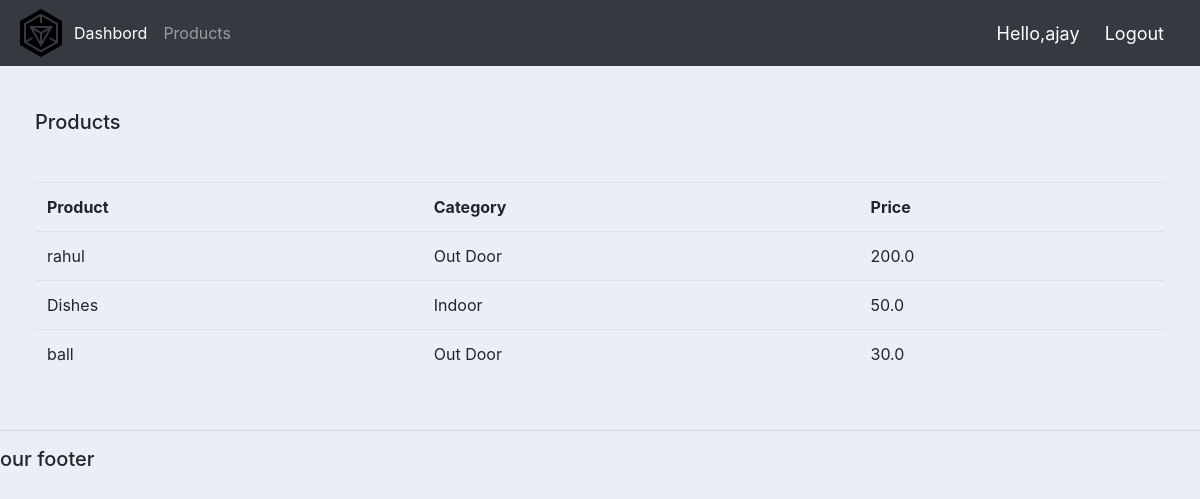
Screenshot of /products/ (signed in) with the database file from the repository.
### accounts/models.py (models this page shows, shortened)
class Product(models.Model):
	CATEGORY = (
			('Indoor', 'Indoor'),
			('Out Door', 'out Door'),
		)
	name = models.CharField(max_length = 200, null = True)
	price = models.FloatField(null = True)
	category = models.CharField(max_length = 200, null = True, choices = CATEGORY)
	description = models.CharField(max_length = 200, null = True, blank = True)
	date_created = models.DateTimeField(auto_now_add = True, null = True)
	tags = models.ManyToManyField(Tag)

### accounts/decorators.py (the view)
		def wrapper_func(request, *args, **kwargs):
			group = None
			if request.user.groups.exists():
				group  = request.user.groups.all()[0].name
			if group in allowed_roles:
				return view_func(request, *args, **kwargs)
			else:
				return HttpResponse("you are not authorized")

### accounts/views.py (called while the page is built)
@login_required(login_url = 'login')
@allowed_users(allowed_roles = ['admin'])
def products(request):
	products = Product.objects.all()
	return render(request, "accounts/products.html", {'products':products})

### accounts/templates/accounts/products.html
{% extends 'accounts/main.html' %}
{% block content %}
<br>
		<div class="row">
		<div class="col-md">
			<div class="crad card-body">
		<h5>Products</h5>
			</div>
		<div class="crad card-body">
		<table class="table">
		<tr>
		<th>Product</th>
		<th>Category</th>
		<th>Price</th>
		</tr>
		{% for i in products%}
		<tr>
			<td>{{i.name}}</td>
			<td>{{i.category}}</td>
			<td>{{i.price}}</td>
		</tr>
		{% endfor %}
		</table>
		</div>
		</div>
		</div>
{% endblock %}

### accounts/templates/accounts/navbar.html (shortened to what this page needs)
{% load static %}
<nav class="navbar navbar-expand-lg navbar-dark bg-dark">
  <img src="{% static 'images/logo.png' %}">
  <div class="collapse navbar-collapse" id="navbarNav">
    <ul class="navbar-nav">
      {% if request.user.is_staff %}
      <li class="nav-item active">
        <a class="nav-link" href="{% url 'home' %}">Dashbord</a>
      </li>
      <li class="nav-item">
        <a class="nav-link" href="{% url 'products' %}">Products</a>
      </li>
      {% endif %}
    </ul>
  </div>
  <span class ="hello_msg">Hello,{{request.user}} </span>
  <span><a class ="hello_msg" href="{% url 'logout' %}">&nbsp;Logout</a></span>
</nav>

### accounts/static/css/main.css (style rules this page uses)
body { background-color: #ebeff5; }

### accounts/templates/accounts/navbar.html (style rules this page uses)
.hello_msg { color: white; font-size: 18px; margin-right: 20px; }

### rows the page displays
Product: name "rahul", category "Out Door", price "200.0"
Product: name "Dishes", category "Indoor", price "50.0"
Product: name "ball", category "Out Door", price "30.0"

### other values shown
{{ request.user }} "ajay"
